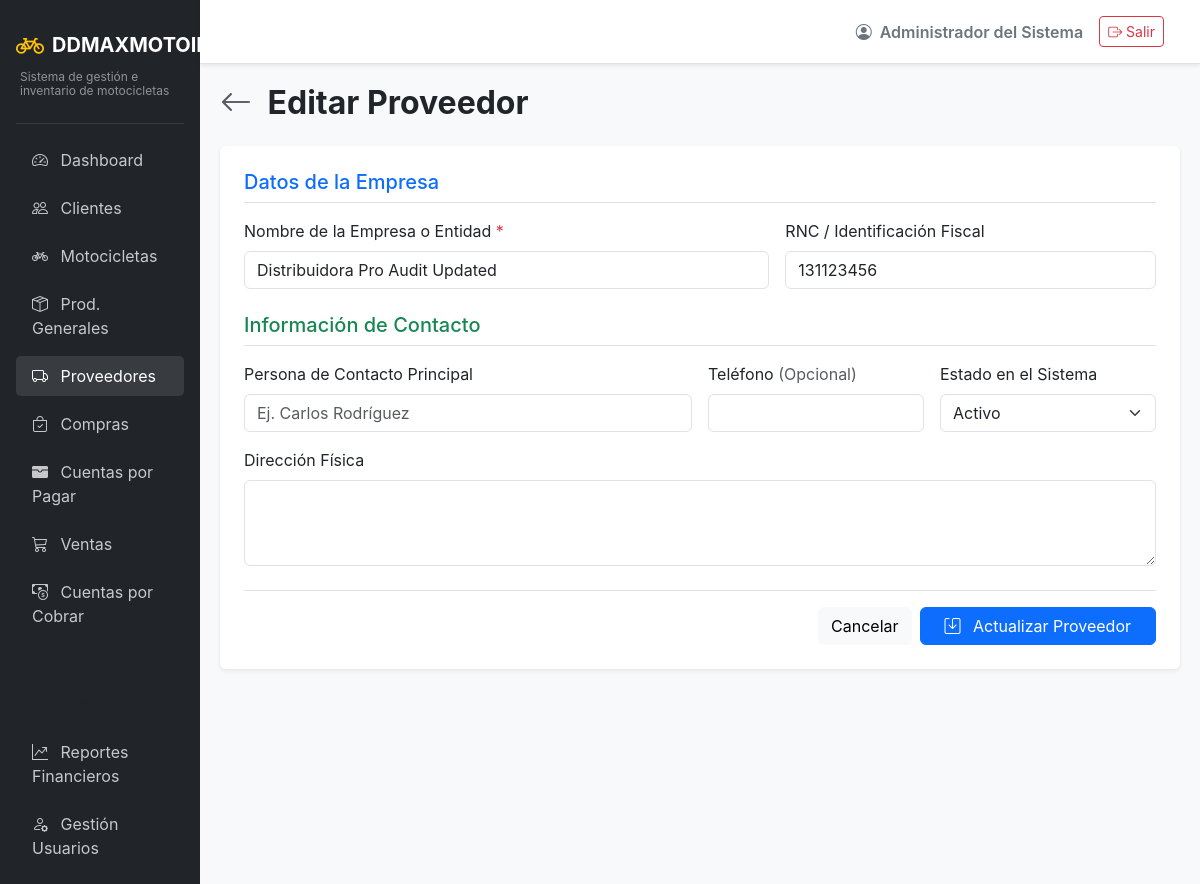
The app's page /suppliers/edit/3 (signed in) with its own data.
### app/models/auth.py (models this page shows, shortened)
class Usuarios(UserMixin, db.Model):
    __tablename__ = 'usuarios'
    id = db.Column(db.Integer, primary_key=True)
    usuario = db.Column(db.String(50), unique=True, nullable=False)
    password_hash = db.Column(db.String(255), nullable=False)
    rol_id = db.Column(db.Integer, db.ForeignKey('roles.id'), nullable=False)
    estado = db.Column(db.String(20), default='activo') # activo/inactivo
    nombre = db.Column(db.String(100), nullable=False)
    created_at = db.Column(db.DateTime, default=datetime.utcnow)
    updated_at = db.Column(db.DateTime, default=datetime.utcnow, onupdate=datetime.utcnow)

### app/models/entities.py (models this page shows)
class Proveedores(db.Model):
    __tablename__ = 'proveedores'
    id = db.Column(db.Integer, primary_key=True)
    nombre = db.Column(db.String(150), unique=True, nullable=False)
    rnc = db.Column(db.String(50))
    telefono = db.Column(db.String(20))
    direccion = db.Column(db.String(255))
    contacto = db.Column(db.String(100))
    estado = db.Column(db.String(20), default='activo')
    created_at = db.Column(db.DateTime, default=datetime.utcnow)

### app/routes/suppliers.py (the view, shortened to what this page needs)
@suppliers_bp.route('/edit/<int:id>', methods=['GET', 'POST'])
def edit_supplier(id):
    proveedor = db.session.get(Proveedores, id)
    if not proveedor:
        flash('Proveedor no encontrado.', 'danger')
        return redirect(url_for('suppliers.list_suppliers'))
    return render_template('suppliers/form.html', proveedor=proveedor)

### app/models/auth.py (called while the page is built)
@login_manager.user_loader
def load_user(user_id):
    return db.session.get(Usuarios, int(user_id))

### app/templates/suppliers/form.html (shortened to what this page needs)
{% extends "base.html" %}
{% block content %}
<div class="d-flex justify-content-between align-items-center mb-4">
    <h2 class="fw-bold mb-0">
        <a href="{{ url_for('suppliers.list_suppliers') }}" class="text-decoration-none text-muted me-2"><i class="bi bi-arrow-left"></i></a>
        {{ 'Editar Proveedor' if proveedor else 'Nuevo Proveedor' }}
    </h2>
</div>
<div class="card shadow-sm border-0">
    <div class="card-body p-4">
        <form method="POST" action="{{ url_for('suppliers.edit_supplier', id=proveedor.id) if proveedor else url_for('suppliers.create_supplier') }}">
            <h5 class="mb-3 text-primary border-bottom pb-2">Datos de la Empresa</h5>
            <div class="row g-3 mb-4">
                <div class="col-md-7">
                    <label for="nombre" class="form-label">Nombre de la Empresa o Entidad <span class="text-danger">*</span></label>
                    <input type="text" class="form-control" id="nombre" name="nombre" value="{{ proveedor.nombre if proveedor else '' }}" required>
                </div>
                <div class="col-md-5">
                    <label for="rnc" class="form-label">RNC / Identificación Fiscal</label>
                    <input type="text" class="form-control" id="rnc" name="rnc" value="{{ proveedor.rnc if proveedor else '' }}">
                </div>
            </div>
            <h5 class="mb-3 text-success border-bottom pb-2">Información de Contacto</h5>
            <div class="row g-3">
                <div class="col-md-6">
                    <label for="contacto" class="form-label">Persona de Contacto Principal</label>
                    <input type="text" class="form-control" id="contacto" name="contacto" value="{{ proveedor.contacto if proveedor else '' }}" placeholder="Ej. Carlos Rodríguez">
                </div>
                <div class="col-md-3">
                    <label for="telefono" class="form-label">Teléfono <span class="text-muted">(Opcional)</span></label>
                    <input type="text" class="form-control" id="telefono" name="telefono" value="{{ proveedor.telefono if proveedor else '' }}">
                </div>
                <div class="col-md-3">
                    <label for="estado" class="form-label">Estado en el Sistema</label>
                    <select class="form-select" id="estado" name="estado">
                        <option value="activo" {{ 'selected' if proveedor and proveedor.estado == 'activo' else '' }}>Activo</option>
                    </select>
                </div>
                <div class="col-12">
                    <label for="direccion" class="form-label">Dirección Física</label>
                    <textarea class="form-control" id="direccion" name="direccion" rows="3">{{ proveedor.direccion if proveedor else '' }}</textarea>
                </div>
            </div>
            <div class="d-flex justify-content-end mt-4 pt-3 border-top">
                <a href="{{ url_for('suppliers.list_suppliers') }}" class="btn btn-light me-2">Cancelar</a>
                <button type="submit" class="btn btn-primary px-4">
                    <i class="bi bi-save me-2"></i> {{ 'Actualizar Proveedor' if proveedor else 'Guardar Proveedor' }}
                </button>
            </div>
        </form>
    </div>
</div>
{% endblock %}

### app/templates/base.html (shortened to what this page needs)
<!DOCTYPE html>
<html lang="es">
<head>
    <link href="https://cdn.jsdelivr.net/npm/bootstrap@5.3.2/dist/css/bootstrap.min.css" rel="stylesheet">
    <link href="https://cdn.jsdelivr.net/npm/bootstrap-icons@1.11.1/font/bootstrap-icons.css" rel="stylesheet">
</head>
<body>
    <div class="container-fluid p-0">
        <div class="row g-0">
            <div class="col-md-2 sidebar d-none d-md-block p-3">
                <a href="{{ url_for('main.dashboard') }}" class="text-decoration-none d-flex flex-column mb-4 mt-2">
                    <div class="d-flex align-items-center">
                        <i class="bi bi-bicycle fs-3 text-warning me-2"></i>
                        <span class="fs-5 text-white fw-bold">DDMAXMOTOIMPORT</span>
                    </div>
                    <div class="text-white-50 mt-1 ps-1" style="font-size: 0.75rem; line-height: 1.2;">Sistema de gestión e inventario de motocicletas</div>
                </a>
                <hr class="text-secondary">
                <ul class="nav flex-column gap-2">
                    <li class="nav-item">
                        <a class="nav-link {% if request.endpoint and request.endpoint.startswith('main.') %}active{% endif %}" href="{{ url_for('main.dashboard') }}">
                            <i class="bi bi-speedometer2 me-2"></i> Dashboard
                        </a>
                    </li>
                    <li class="nav-item">
                        <a class="nav-link {% if request.endpoint and request.endpoint.startswith('clients.') %}active{% endif %}" href="{{ url_for('clients.list_clients') }}">
                            <i class="bi bi-people me-2"></i> Clientes
                        </a>
                    </li>
                    <li class="nav-item">
                        <a class="nav-link {% if request.endpoint and request.endpoint.startswith('inventory.') and 'product' not in request.endpoint %}active{% endif %}" href="{{ url_for('inventory.list_motorcycles') }}">
                            <i class="bi bi-bicycle me-2"></i> Motocicletas
                        </a>
                    </li>
                    <li class="nav-item">
                        <a class="nav-link {% if request.endpoint and request.endpoint.startswith('inventory.') and 'product' in request.endpoint %}active{% endif %}" href="{{ url_for('inventory.list_products') }}">
                            <i class="bi bi-box-seam me-2"></i> Prod. Generales
                        </a>
                    </li>
                    <li class="nav-item">
                        <a class="nav-link {% if request.endpoint and request.endpoint.startswith('suppliers.') %}active{% endif %}" href="{{ url_for('suppliers.list_suppliers') }}">
                            <i class="bi bi-truck me-2"></i> Proveedores
                        </a>
                    </li>
                    <li class="nav-item">
                        <a class="nav-link {% if request.endpoint and request.endpoint.startswith('purchases.') %}active{% endif %}" href="{{ url_for('purchases.list_purchases') }}">
                            <i class="bi bi-bag-check me-2"></i> Compras
                        </a>
                    </li>
                    <li class="nav-item">
                        <a class="nav-link {% if request.endpoint and request.endpoint.startswith('payables.') %}active{% endif %}" href="{{ url_for('payables.list_accounts') }}">
                            <i class="bi bi-wallet-fill me-2"></i> Cuentas por Pagar
                        </a>
                    </li>
                    <li class="nav-item">
                        <a class="nav-link {% if request.endpoint and request.endpoint.startswith('sales.') %}active{% endif %}" href="{{ url_for('sales.list_sales') }}">
                            <i class="bi bi-cart3 me-2"></i> Ventas
                        </a>
                    </li>
                    <li class="nav-item">
                        <a class="nav-link {% if request.endpoint and request.endpoint.startswith('accounts.') %}active{% endif %}" href="{{ url_for('accounts.list_accounts') }}">
                            <i class="bi bi-cash-coin me-2"></i> Cuentas por Cobrar
                        </a>
                    </li>
                    {% if current_user.is_authenticated and current_user.rol.nombre|upper in ['ADMIN', 'ADMINISTRADOR'] %}
                    <li class="nav-item mt-3">
                        <span class="nav-link text-uppercase small fw-bold text-muted" style="letter-spacing: 1px;">Operaciones Admin</span>
                    </li>
                    <li class="nav-item">
                        <a class="nav-link {% if request.endpoint and request.endpoint.startswith('reports.') %}active{% endif %}" href="{{ url_for('reports.sales_report') }}">
                            <i class="bi bi-graph-up-arrow me-2"></i> Reportes Financieros
                        </a>
                    </li>
                    <li class="nav-item">
                        <a class="nav-link" href="#" onclick="alert('Módulo de usuarios en desarrollo'); return false;">
                            <i class="bi bi-person-gear me-2"></i> Gestión Usuarios
                        </a>
                    </li>
                    {% endif %}
                </ul>
            </div>
            <div class="col-md-10 d-flex flex-column vh-100">
                <nav class="navbar navbar-expand-lg navbar-light bg-white border-bottom shadow-sm px-4 py-3">
                    <div class="container-fluid">
                        <div class="ms-auto d-flex align-items-center">
                            <span class="me-3 fw-semibold text-secondary">
                                <i class="bi bi-person-circle me-1"></i> {{ current_user.nombre }}
                            </span>
                            <a href="{{ url_for('auth.logout') }}" class="btn btn-outline-danger btn-sm">
                                <i class="bi bi-box-arrow-right"></i> Salir
                            </a>
                        </div>
                    </div>
                </nav>
                <main class="content-area flex-grow-1 overflow-auto">
                    {% block content %}{% endblock %}
                </main>
            </div>
        </div>
    </div>
</body>
</html>

### app/templates/base.html (style rules this page uses)
body { background-color: #f8f9fa; font-family: 'Inter', sans-serif; }
.sidebar { background-color: #212529; min-height: 100vh; color: #fff; }
.sidebar .nav-link { color: rgba(255,255,255,.75); transition: 0.3s; }
.sidebar .nav-link:hover, .sidebar .nav-link.active { color: #fff; background: rgba(255,255,255,.1); border-radius: 5px; }
.content-area { padding: 20px; }

### records on screen
Usuarios: nombre "Administrador del Sistema"
Proveedores: nombre "Distribuidora Pro Audit Updated", rnc "131123456"

### other values on screen
{{ 'Editar Proveedor' if proveedor else 'Nuevo Proveedor' }} "Editar Proveedor"
{{ 'Actualizar Proveedor' if proveedor else 'Guardar Proveedor' }} "Actualizar Proveedor"
